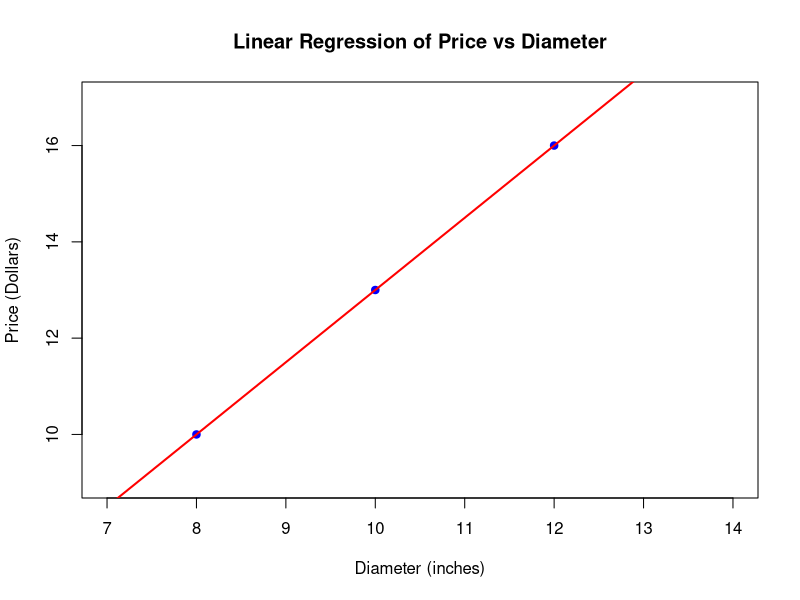

Generate this figure with R:


#Practical No.6
# Data
diameter <- c(8, 10, 12)
price <- c(10, 13, 16)
mean_x <- mean(diameter)
mean_y <- mean(price)
deviation_x <- diameter - mean_x
deviation_y <- price - mean_y
product_deviation <- deviation_x * deviation_y
square_deviation_x <- deviation_x^2
sum_product_deviation <- sum(product_deviation)
sum_square_deviation_x <- sum(square_deviation_x)

b <- sum_product_deviation / sum_square_deviation_x
a <- mean_y - b * mean_x
# Plotting
plot(diameter, price, main = "Linear Regression of Price vs Diameter",
     xlab = "Diameter (inches)", ylab = "Price (Dollars)",
     pch = 19, col = "blue", xlim = c(7, 14), ylim = c(9, 17))

# Add regression line
abline(a, b, col = "red", lwd = 2)  # Regression line
mean_x
mean_y
deviation_x
deviation_y
product_deviation
square_deviation_x
sum_product_deviation
sum_square_deviation_x